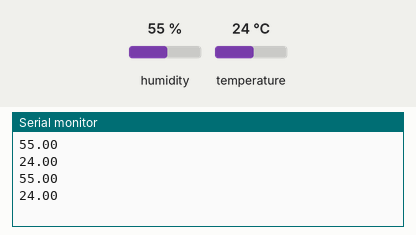
This sketch was run on a simulated Arduino Uno, built with avr-gcc and run on an emulated ATmega328P. On the bench: the last lines printed to the serial monitor. The test bench sets the inputs (shaded band); at power-on: humidity 55 %, temperature 24 °C.

Above: at 2.8 s.
2.9 s: humidity set to 22 %
At 5.0 s:
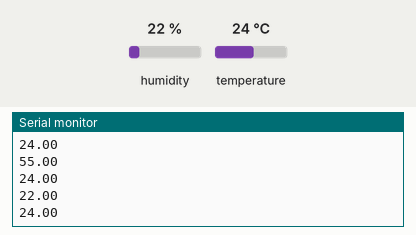
5.6 s: temperature set to 12 °C
At 7.4 s:
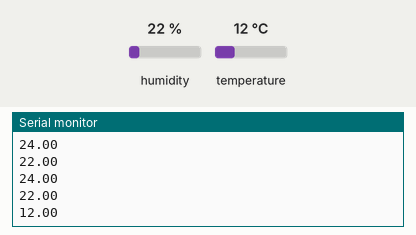
8.3 s: humidity set to 40 %
At 11.0 s:
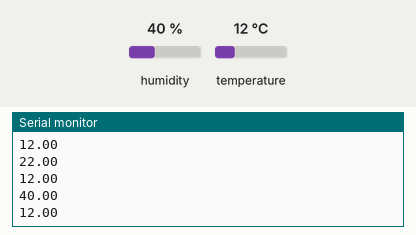
Timing chart, 0 to 12.5 s (numbered marks = the images above; inputs shaded):
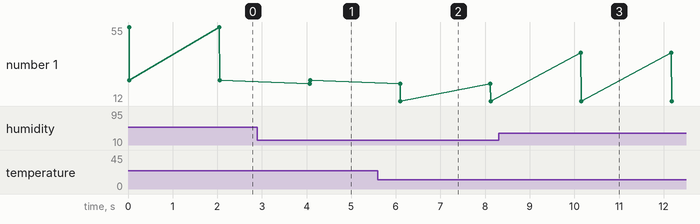

Measured:
- after the input at 2.9 s, the serial monitor: prints a new line after 1.2 s (image 1)
- after the input at 5.6 s, the serial monitor: prints a new line after 0.50 s (image 2)
- after the input at 8.3 s, the serial monitor: prints a new line after 1.8 s (image 3)
- plotted number 1: 24 → 12 after the input at 5.6 s

The sketch:

climate.ino
```cpp
#include <dht11.h>
#define DHT11PIN 6

dht11 DHT11;

void setup()
{
  Serial.begin(9600);

}

void loop()
{
  Serial.println();

  int chk = DHT11.read(DHT11PIN);

//  Serial.print("Humidity (%): ");
  Serial.println((float)DHT11.humidity, 2);

//  Serial.print("Temperature (C): ");
  Serial.println((float)DHT11.temperature, 2);

  delay(2000);

}
```
